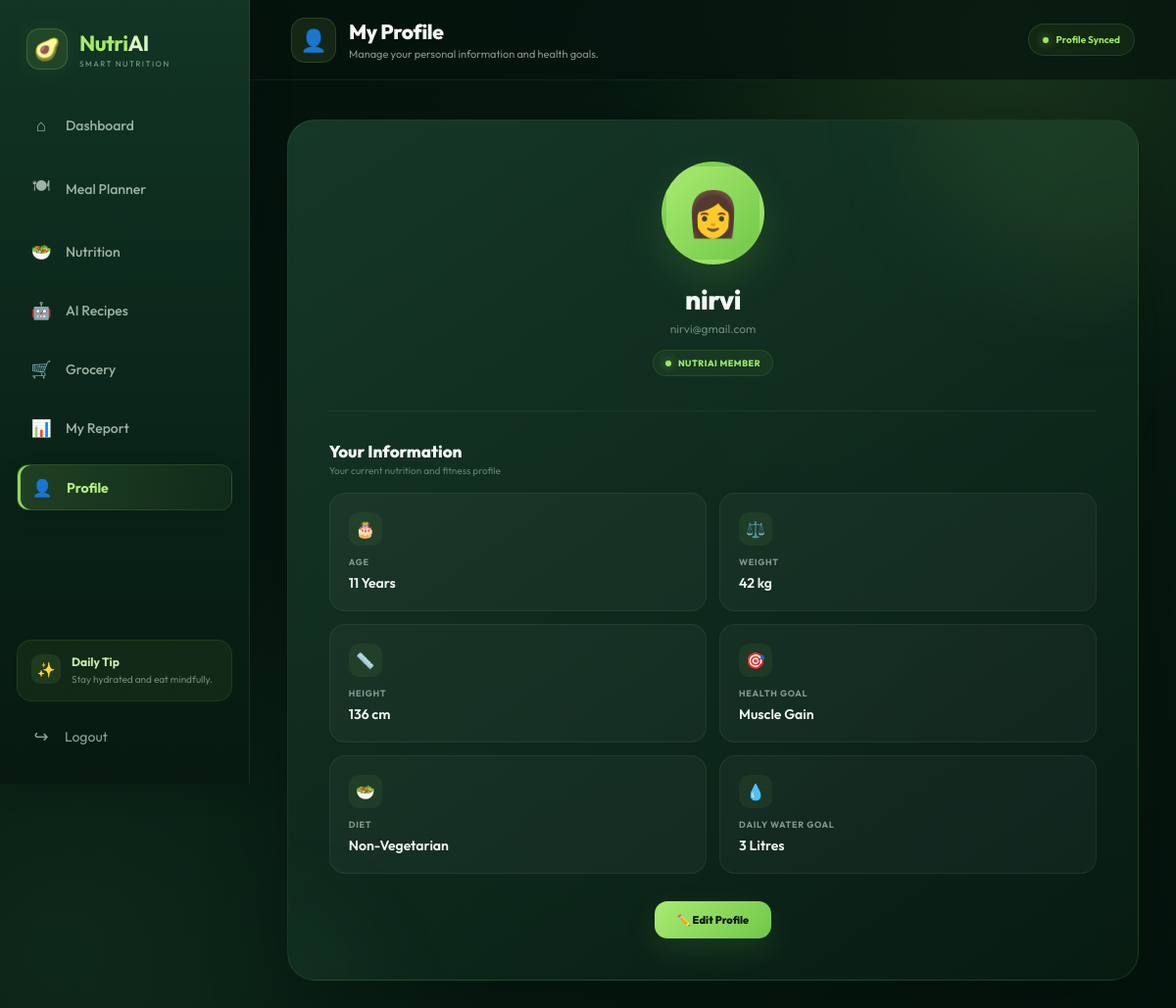
The app's page /profile (signed in) with its own data.
### app.py (models this page shows)
class User(db.Model):
    id = db.Column(db.Integer, primary_key=True)
    name = db.Column(db.String(100), nullable=False)
    email = db.Column(db.String(120), unique=True, nullable=False)
    password = db.Column(db.String(200), nullable=False)
    age = db.Column(db.Integer)
    height = db.Column(db.Float)
    weight = db.Column(db.Float)
    diet = db.Column(db.String(50))
    goal = db.Column(db.String(50))

### app.py (the view, shortened to what this page needs)
@app.route("/profile", methods=["GET", "POST"])
def profile():
    if "user_id" not in session:
        return redirect(url_for("login"))
    user = User.query.get(session["user_id"])
    if user is None:
        session.clear()
        return redirect(url_for("login"))
    edit = request.args.get("edit") == "true"
    return render_template(
        "profile.html",
        user=user,
        edit=edit
    )

### templates/profile.html (shortened to what this page needs)
<!DOCTYPE html>
<html lang="en">
<head>
    <link rel="stylesheet"
          href="{{ url_for('static', filename='css/dashboard.css') }}">
    <link rel="stylesheet"
          href="{{ url_for('static', filename='css/sidebar.css') }}">
    <link rel="stylesheet"
          href="{{ url_for('static', filename='css/page-header.css') }}">
</head>
<body>
<div class="container">
{% include "_sidebar.html" %}
    <main class="main">
        {% set page_icon = "👤" %}
        {% set page_title = "My Profile" %}
        {% set page_subtitle = "Manage your personal information and health goals." %}
        {% set page_status = "Profile Synced" %}
        {% include "_page_header.html" %}
        <div class="page">
            <div class="profile-card">
                <div class="profile-header">
                    <div class="profile-image">
                        👩
                    </div>
                    <h2>
                        {{ user.name }}
                    </h2>
                    <p class="email">
                        {{ user.email }}
                    </p>
                    <div class="profile-status">
                        <span class="status-dot"></span>
                        NUTRIAI MEMBER
                    </div>
                </div>
                {% if not edit %}
                <div class="section-title">
                    <div>
                        <h2>
                            Your Information
                        </h2>
                        <p>
                            Your current nutrition and fitness profile
                        </p>
                    </div>
                </div>
                <div class="profile-details">
                    <div class="detail">
                        <div class="detail-icon">
                            🎂
                        </div>
                        <strong>
                            Age
                        </strong>
                        <span>
                            {{ user.age or "Not set" }}
                            {% if user.age %}
                                Years
                            {% endif %}
                        </span>
                    </div>
                    <div class="detail">
                        <div class="detail-icon">
                            ⚖️
                        </div>
                        <strong>
                            Weight
                        </strong>
                        <span>
                            {{ user.weight or "Not set" }}
                            {% if user.weight %}
                                kg
                            {% endif %}
                        </span>
                    </div>
                    <div class="detail">
                        <div class="detail-icon">
                            📏
                        </div>
                        <strong>
                            Height
                        </strong>
                        <span>
                            {{ user.height or "Not set" }}
                            {% if user.height %}
                                cm
                            {% endif %}
                        </span>
                    </div>
                    <div class="detail">
                        <div class="detail-icon">
                            🎯
                        </div>
                        <strong>
                            Health Goal
                        </strong>
                        <span>
                            {{ user.goal or "Not set" }}
                        </span>
                    </div>
                    <div class="detail">
                        <div class="detail-icon">
                            🥗
                        </div>
                        <strong>
                            Diet
                        </strong>
                        <span>
                            {{ user.diet or "Not set" }}
                        </span>
                    </div>
                    <div class="detail">
                        <div class="detail-icon">
                            💧
                        </div>
                        <strong>
                            Daily Water Goal
                        </strong>
                        <span>
                            3 Litres
                        </span>
                    </div>
                </div>
                <div class="edit-area">
                    <a
                        href="{{ url_for('profile', edit='true') }}"
                        class="edit-btn"
                    >
                        ✏️ Edit Profile
                    </a>
                </div>
                {% endif %}
            </div>
        </div>
    </main>
</div>
</body>
</html>

### static/css/dashboard.css (style rules this page uses)
* { margin: 0; padding: 0; box-sizing: border-box; }
:root { --bg: #06130e; --bg-2: #081a12; --sidebar: #07170f; --card: #0d2419; --card-2: #102b1f; --green: #9be15d; --green-light: #c9f89b; --green-dark: #4f9258; --white: #f4f8f4; --text: #dce8df; --muted: #8fa699; --border: rgba(155, 225, 93, 0.11); --radius: 22px; }
html { scroll-behavior: smooth; }
body { font-family: 'Outfit', sans-serif; background: radial-gradient( circle at 85% 5%, rgba(110, 190, 90, 0.10), transparent 25% ), radial-gradient( circle at 15% 90%, rgba(70, 150, 90, 0.08), transparent 25% ), var(--bg); color: var(--white); min-height: 100vh; }
.main { width: calc(100% - 255px); margin-left: 255px; min-height: 100vh; }

### static/css/page-header.css (style rules this page uses)
.status-dot { width: 7px; height: 7px; border-radius: 50%; background: #9be765; box-shadow: 0 0 12px rgba(155, 231, 101, 0.8); animation: nutriai-pulse 1.8s infinite; }

### records on screen
User: name "nirvi", email "nirvi@gmail.com", age "11", weight "42", height "136", goal "Muscle Gain", diet "Non-Vegetarian"

### other values on screen
{{ page_icon }} "👤"
{{ page_title }} "My Profile"
{{ page_subtitle }} "Manage your personal information and health goals."
{{ page_status }} "Profile Synced"
